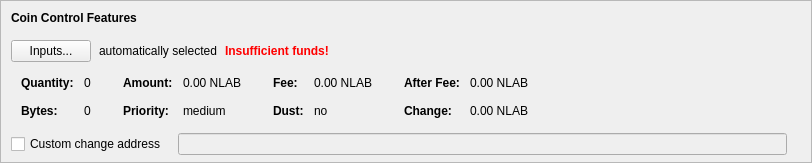
    <widget class="QFrame" name="frameCoinControl">
     <property name="sizePolicy">
      <sizepolicy hsizetype="Expanding" vsizetype="Expanding">
       <horstretch>0</horstretch>
       <verstretch>0</verstretch>
      </sizepolicy>
     </property>
     <property name="maximumSize">
      <size>
       <width>16777215</width>
       <height>16777215</height>
      </size>
     </property>
     <property name="frameShape">
      <enum>QFrame::StyledPanel</enum>
     </property>
     <property name="frameShadow">
      <enum>QFrame::Sunken</enum>
     </property>
     <layout class="QVBoxLayout" name="verticalLayoutCoinControl2">
      <property name="spacing">
       <number>0</number>
      </property>
      <property name="leftMargin">
       <number>0</number>
      </property>
      <property name="topMargin">
       <number>0</number>
      </property>
      <property name="rightMargin">
       <number>0</number>
      </property>
      <property name="bottomMargin">
       <number>6</number>
      </property>
      <item>
       <layout class="QVBoxLayout" name="verticalLayoutCoinControl" stretch="0,0,0,0,1">
        <property name="spacing">
         <number>0</number>
        </property>
        <property name="leftMargin">
         <number>10</number>
        </property>
        <property name="topMargin">
         <number>10</number>
        </property>
        <item>
         <layout class="QHBoxLayout" name="horizontalLayoutCoinControl1">
          <property name="bottomMargin">
           <number>15</number>
          </property>
          <item>
           <widget class="QLabel" name="labelCoinControlFeatures">
            <property name="sizePolicy">
             <sizepolicy hsizetype="Preferred" vsizetype="Maximum">
              <horstretch>0</horstretch>
              <verstretch>0</verstretch>
             </sizepolicy>
            </property>
            <property name="font">
             <font>
              <weight>75</weight>
              <bold>true</bold>
             </font>
            </property>
            <property name="styleSheet">
             <string notr="true">font-weight:bold;</string>
            </property>
            <property name="text">
             <string>Coin Control Features</string>
            </property>
           </widget>
          </item>
         </layout>
        </item>
        <item>
         <layout class="QHBoxLayout" name="horizontalLayoutCoinControl2" stretch="0,0,0,0">
          <property name="spacing">
           <number>8</number>
          </property>
          <property name="bottomMargin">
           <number>10</number>
          </property>
          <item>
           <widget class="QPushButton" name="pushButtonCoinControl">
            <property name="styleSheet">
             <string notr="true"/>
            </property>
            <property name="text">
             <string>Inputs...</string>
            </property>
            <property name="autoDefault">
             <bool>false</bool>
            </property>
           </widget>
          </item>
          <item>
           <widget class="QLabel" name="labelCoinControlAutomaticallySelected">
            <property name="text">
             <string>automatically selected</string>
            </property>
            <property name="margin">
             <number>5</number>
            </property>
           </widget>
          </item>
          <item>
           <widget class="QLabel" name="labelCoinControlInsuffFunds">
            <property name="font">
             <font>
              <weight>75</weight>
              <bold>true</bold>
             </font>
            </property>
            <property name="styleSheet">
             <string notr="true">color:red;font-weight:bold;</string>
            </property>
            <property name="text">
             <string>Insufficient funds!</string>
            </property>
            <property name="margin">
             <number>5</number>
            </property>
           </widget>
          </item>
          <item>
           <spacer name="horizontalSpacerCoinControl">
            <property name="orientation">
             <enum>Qt::Horizontal</enum>
            </property>
            <property name="sizeHint" stdset="0">
             <size>
              <width>40</width>
              <height>1</height>
             </size>
            </property>
           </spacer>
          </item>
         </layout>
        </item>
        <item>
         <widget class="QWidget" name="widgetCoinControl" native="true">
          <property name="sizePolicy">
           <sizepolicy hsizetype="Preferred" vsizetype="Preferred">
            <horstretch>0</horstretch>
            <verstretch>0</verstretch>
           </sizepolicy>
          </property>
          <property name="minimumSize">
           <size>
            <width>0</width>
            <height>0</height>
           </size>
          </property>
          <property name="styleSheet">
           <string notr="true"/>
          </property>
          <layout class="QHBoxLayout" name="horizontalLayoutCoinControl5">
           <property name="leftMargin">
            <number>0</number>
           </property>
           <property name="topMargin">
            <number>0</number>
           </property>
           <property name="rightMargin">
            <number>0</number>
           </property>
           <property name="bottomMargin">
            <number>0</number>
           </property>
           <item>
            <layout class="QHBoxLayout" name="horizontalLayoutCoinControl3" stretch="0,0,0,1">
             <property name="spacing">
              <number>20</number>
             </property>
             <property name="topMargin">
              <number>0</number>
             </property>
             <property name="bottomMargin">
              <number>10</number>
             </property>
             <item>
              <layout class="QFormLayout" name="formLayoutCoinControl1">
               <property name="horizontalSpacing">
                <number>10</number>
               </property>
               <property name="verticalSpacing">
                <number>14</number>
               </property>
               <property name="leftMargin">
                <number>10</number>
               </property>
               <property name="topMargin">
                <number>4</number>
               </property>
               <property name="rightMargin">
                <number>6</number>
               </property>
               <item row="0" column="0">
                <widget class="QLabel" name="labelCoinControlQuantityText">
                 <property name="font">
                  <font>
                   <weight>75</weight>
                   <bold>true</bold>
                  </font>
                 </property>
                 <property name="text">
                  <string>Quantity:</string>
                 </property>
                 <property name="margin">
                  <number>0</number>
                 </property>
                </widget>
               </item>
               <item row="0" column="1">
                <widget class="QLabel" name="labelCoinControlQuantity">
                 <property name="cursor">
                  <cursorShape>IBeamCursor</cursorShape>
                 </property>
                 <property name="contextMenuPolicy">
                  <enum>Qt::ActionsContextMenu</enum>
                 </property>
                 <property name="text">
                  <string notr="true">0</string>
                 </property>
                 <property name="margin">
                  <number>0</number>
                 </property>
                 <property name="textInteractionFlags">
                  <set>Qt::LinksAccessibleByMouse|Qt::TextSelectableByKeyboard|Qt::TextSelectableByMouse</set>
                 </property>
                </widget>
               </item>
               <item row="1" column="0">
                <widget class="QLabel" name="labelCoinControlBytesText">
                 <property name="font">
                  <font>
                   <weight>75</weight>
                   <bold>true</bold>
                  </font>
                 </property>
                 <property name="text">
                  <string>Bytes:</string>
                 </property>
                </widget>
               </item>
               <item row="1" column="1">
                <widget class="QLabel" name="labelCoinControlBytes">
                 <property name="cursor">
                  <cursorShape>IBeamCursor</cursorShape>
                 </property>
                 <property name="contextMenuPolicy">
                  <enum>Qt::ActionsContextMenu</enum>
                 </property>
                 <property name="text">
                  <string notr="true">0</string>
                 </property>
                 <property name="textInteractionFlags">
                  <set>Qt::LinksAccessibleByMouse|Qt::TextSelectableByKeyboard|Qt::TextSelectableByMouse</set>
                 </property>
                </widget>
               </item>
              </layout>
             </item>
             <item>
              <layout class="QFormLayout" name="formLayoutCoinControl2">
               <property name="horizontalSpacing">
                <number>10</number>
               </property>
               <property name="verticalSpacing">
                <number>14</number>
               </property>
               <property name="leftMargin">
                <number>6</number>
               </property>
               <property name="topMargin">
                <number>4</number>
               </property>
               <property name="rightMargin">
                <number>6</number>
               </property>
               <item row="0" column="0">
                <widget class="QLabel" name="labelCoinControlAmountText">
                 <property name="font">
                  <font>
                   <weight>75</weight>
                   <bold>true</bold>
                  </font>
                 </property>
                 <property name="text">
                  <string>Amount:</string>
                 </property>
                 <property name="margin">
                  <number>0</number>
                 </property>
                </widget>
               </item>
               <item row="0" column="1">
                <widget class="QLabel" name="labelCoinControlAmount">
                 <property name="cursor">
                  <cursorShape>IBeamCursor</cursorShape>
                 </property>
                 <property name="contextMenuPolicy">
                  <enum>Qt::ActionsContextMenu</enum>
                 </property>
                 <property name="text">
                  <string notr="true">0.00 NLAB</string>
                 </property>
                 <property name="textInteractionFlags">
                  <set>Qt::LinksAccessibleByMouse|Qt::TextSelectableByKeyboard|Qt::TextSelectableByMouse</set>
                 </property>
                </widget>
               </item>
               <item row="1" column="0">
                <widget class="QLabel" name="labelCoinControlPriorityText">
                 <property name="font">
                  <font>
                   <weight>75</weight>
                   <bold>true</bold>
                  </font>
                 </property>
                 <property name="text">
                  <string>Priority:</string>
                 </property>
                </widget>
               </item>
               <item row="1" column="1">
                <widget class="QLabel" name="labelCoinControlPriority">
                 <property name="cursor">
                  <cursorShape>IBeamCursor</cursorShape>
                 </property>
                 <property name="contextMenuPolicy">
                  <enum>Qt::ActionsContextMenu</enum>
                 </property>
                 <property name="text">
                  <string>medium</string>
                 </property>
                 <property name="textInteractionFlags">
                  <set>Qt::LinksAccessibleByMouse|Qt::TextSelectableByKeyboard|Qt::TextSelectableByMouse</set>
                 </property>
                </widget>
               </item>
              </layout>
             </item>
             <item>
              <layout class="QFormLayout" name="formLayoutCoinControl3">
               <property name="horizontalSpacing">
                <number>10</number>
               </property>
               <property name="verticalSpacing">
                <number>14</number>
               </property>
               <property name="leftMargin">
                <number>6</number>
               </property>
               <property name="topMargin">
                <number>4</number>
               </property>
               <property name="rightMargin">
                <number>6</number>
               </property>
               <item row="0" column="0">
                <widget class="QLabel" name="labelCoinControlFeeText">
                 <property name="font">
                  <font>
                   <weight>75</weight>
                   <bold>true</bold>
                  </font>
                 </property>
                 <property name="text">
                  <string>Fee:</string>
                 </property>
                 <property name="margin">
                  <number>0</number>
                 </property>
                </widget>
               </item>
               <item row="0" column="1">
                <widget class="QLabel" name="labelCoinControlFee">
                 <property name="cursor">
                  <cursorShape>IBeamCursor</cursorShape>
                 </property>
                 <property name="contextMenuPolicy">
                  <enum>Qt::ActionsContextMenu</enum>
                 </property>
                 <property name="text">
                  <string notr="true">0.00 NLAB</string>
                 </property>
                 <property name="textInteractionFlags">
                  <set>Qt::LinksAccessibleByMouse|Qt::TextSelectableByKeyboard|Qt::TextSelectableByMouse</set>
                 </property>
                </widget>
               </item>
               <item row="1" column="0">
                <widget class="QLabel" name="labelCoinControlLowOutputText">
                 <property name="font">
                  <font>
                   <weight>75</weight>
                   <bold>true</bold>
                  </font>
                 </property>
                 <property name="text">
                  <string>Dust:</string>
                 </property>
                </widget>
               </item>
               <item row="1" column="1">
                <widget class="QLabel" name="labelCoinControlLowOutput">
                 <property name="cursor">
                  <cursorShape>IBeamCursor</cursorShape>
                 </property>
                 <property name="contextMenuPolicy">
                  <enum>Qt::ActionsContextMenu</enum>
                 </property>
                 <property name="text">
                  <string>no</string>
                 </property>
                 <property name="textInteractionFlags">
                  <set>Qt::LinksAccessibleByMouse|Qt::TextSelectableByKeyboard|Qt::TextSelectableByMouse</set>
                 </property>
                </widget>
               </item>
              </layout>
             </item>
             <item>
              <layout class="QFormLayout" name="formLayoutCoinControl4">
               <property name="horizontalSpacing">
                <number>10</number>
               </property>
               <property name="verticalSpacing">
                <number>14</number>
               </property>
               <property name="leftMargin">
                <number>6</number>
               </property>
               <property name="topMargin">
                <number>4</number>
               </property>
               <property name="rightMargin">
                <number>6</number>
               </property>
               <item row="0" column="0">
                <widget class="QLabel" name="labelCoinControlAfterFeeText">
                 <property name="font">
                  <font>
                   <weight>75</weight>
                   <bold>true</bold>
                  </font>
                 </property>
                 <property name="text">
                  <string>After Fee:</string>
                 </property>
                 <property name="margin">
                  <number>0</number>
                 </property>
                </widget>
               </item>
               <item row="0" column="1">
                <widget class="QLabel" name="labelCoinControlAfterFee">
                 <property name="cursor">
                  <cursorShape>IBeamCursor</cursorShape>
                 </property>
                 <property name="contextMenuPolicy">
                  <enum>Qt::ActionsContextMenu</enum>
                 </property>
                 <property name="text">
                  <string notr="true">0.00 NLAB</string>
                 </property>
                 <property name="textInteractionFlags">
                  <set>Qt::LinksAccessibleByMouse|Qt::TextSelectableByKeyboard|Qt::TextSelectableByMouse</set>
                 </property>
                </widget>
               </item>
               <item row="1" column="0">
                <widget class="QLabel" name="labelCoinControlChangeText">
                 <property name="font">
                  <font>
                   <weight>75</weight>
                   <bold>true</bold>
                  </font>
                 </property>
                 <property name="text">
                  <string>Change:</string>
                 </property>
                </widget>
               </item>
               <item row="1" column="1">
                <widget class="QLabel" name="labelCoinControlChange">
                 <property name="cursor">
                  <cursorShape>IBeamCursor</cursorShape>
                 </property>
                 <property name="contextMenuPolicy">
                  <enum>Qt::ActionsContextMenu</enum>
                 </property>
                 <property name="text">
                  <string notr="true">0.00 NLAB</string>
                 </property>
                 <property name="textInteractionFlags">
                  <set>Qt::LinksAccessibleByMouse|Qt::TextSelectableByKeyboard|Qt::TextSelectableByMouse</set>
                 </property>
                </widget>
               </item>
              </layout>
             </item>
            </layout>
           </item>
          </layout>
         </widget>
        </item>
        <item>
         <layout class="QHBoxLayout" name="horizontalLayoutCoinControl4" stretch="0,0,0">
          <property name="spacing">
           <number>12</number>
          </property>
          <property name="sizeConstraint">
           <enum>QLayout::SetDefaultConstraint</enum>
          </property>
          <property name="topMargin">
           <number>5</number>
          </property>
          <property name="rightMargin">
           <number>5</number>
          </property>
          <item>
           <widget class="QCheckBox" name="checkBoxCoinControlChange">
            <property name="toolTip">
             <string>If this is activated, but the change address is empty or invalid, change will be sent to a newly generated address.</string>
            </property>
            <property name="text">
             <string>Custom change address</string>
            </property>
           </widget>
          </item>
          <item>
           <widget class="QValidatedLineEdit" name="lineEditCoinControlChange">
            <property name="enabled">
             <bool>false</bool>
            </property>
            <property name="sizePolicy">
             <sizepolicy hsizetype="Expanding" vsizetype="Fixed">
              <horstretch>0</horstretch>
              <verstretch>0</verstretch>
             </sizepolicy>
            </property>
           </widget>
          </item>
          <item>
           <widget class="QLabel" name="labelCoinControlChangeLabel">
            <property name="sizePolicy">
             <sizepolicy hsizetype="Preferred" vsizetype="Expanding">
              <horstretch>0</horstretch>
              <verstretch>0</verstretch>
             </sizepolicy>
            </property>
            <property name="minimumSize">
             <size>
              <width>0</width>
              <height>0</height>
             </size>
            </property>
            <property name="text">
             <string/>
            </property>
            <property name="margin">
             <number>3</number>
            </property>
           </widget>
          </item>
         </layout>
        </item>
        <item>
         <spacer name="verticalSpacerCoinControl">
          <property name="orientation">
           <enum>Qt::Vertical</enum>
          </property>
          <property name="sizeHint" stdset="0">
           <size>
            <width>800</width>
            <height>1</height>
           </size>
          </property>
         </spacer>
        </item>
       </layout>
      </item>
     </layout>
    </widget>
